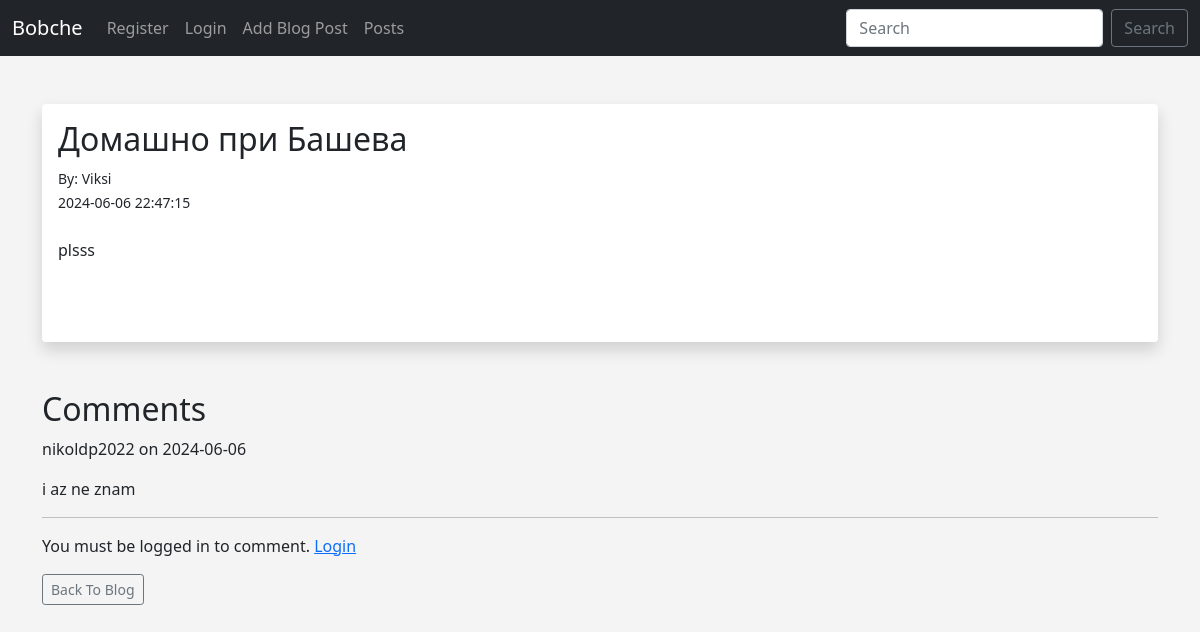
/posts/1, run on the app's committed database.
### app.py (models this page shows, shortened)
class Posts(db.Model):
    id = db.Column(db.Integer, primary_key=True)
    title = db.Column(db.String(255))
    content = db.Column(db.Text)
    author = db.Column(db.String(255))
    slug = db.Column(db.String(255))
    date_posted = db.Column(db.DateTime(timezone=True), default=func.now())
    poster_id = db.Column(db.Integer, db.ForeignKey('users.id'))
    comments = db.relationship('Comment', backref='post')

class Users(db.Model, UserMixin):
    id = db.Column(db.Integer, primary_key=True)
    username = db.Column(db.String(20), nullable=False, unique=True)
    name = db.Column(db.String(200), nullable=False)
    email = db.Column(db.String(120), nullable=False, unique=True)
    password_hash = db.Column(db.String(128))
    posts = db.relationship('Posts', backref='poster')
    comments = db.relationship("Comment", backref='poster')
    @property
    def password(self):
        raise AttributeError('password is not a readable attribute')

class Comment(db.Model):
    id = db.Column(db.Integer, primary_key=True)
    content = db.Column(db.String(200), nullable=False)
    author = db.Column(db.String(255))
    date_posted = db.Column(db.DateTime(timezone=True), default=func.now())
    poster_id = db.Column(db.Integer, db.ForeignKey('users.id'))
    post_id = db.Column(db.Integer, db.ForeignKey('posts.id'), nullable=False)

### app.py (the view)
@app.route('/posts/<int:id>', methods=['GET', 'POST'])
def post(id):
    post = Posts.query.get_or_404(id)
    comments = Comment.query.filter_by(post_id=id).order_by(Comment.date_posted.desc()).all()
    form = CommentForm()
    if form.validate_on_submit():
        comment = Comment(content=form.content.data, author=current_user.username, post_id=id, poster_id=current_user.id)
        db.session.add(comment)
        db.session.commit()
        flash('Your comment has been added!', 'success')
        return redirect(url_for('post', id=post.id))
    return render_template('post.html', post=post, comments=comments, form=form)

### webforms.py
class CommentForm(FlaskForm):
	content = CKEditorField('Comment', validators=[DataRequired()])
	submit = SubmitField('Submit')

class SearchForm(FlaskForm):
	searched = StringField("Searched", validators=[DataRequired()])
	submit = SubmitField("Submit")

### app.py (called while the page is built)
@app.context_processor
def base():
	form = SearchForm()
	return dict(form=form)

### templates/post.html (shortened to what this page needs)
{% extends 'base.html' %}
{% block content %}
<br/>
<div class="shadow p-3 mb-5 bg-body rounded">
	<h2>{{ post.title }}</h2>
	<small>By: {{ post.poster.name }}<br/>
	{{ post.date_posted }}</small> <br/><br/>
	{{ post.content|safe }}<br/><br/>
</div>
<h2>Comments</h2>
{% for comment in comments %}
    <p>{{ comment.author }} on {{ comment.date_posted.strftime('%Y-%m-%d') }}</p>
    <p>{{ comment.content }}</p>
    <hr>
{% endfor %}
{% if current_user.is_authenticated %}
    <form method="POST" action="">
        {{ form.hidden_tag() }}
        <div class="form-group">
            {{ form.content.label }}<br>
            {{ form.content(rows=5, class_="form-control") }}<br>
        </div>
        <div class="form-group">
            {{ form.submit(class_="btn btn-primary") }}
        </div>
    </form>
{% else %}
    <p>You must be logged in to comment. <a href="{{ url_for('login') }}">Login</a></p>
{% endif %}
<a href="{{ url_for('posts')}}" class="btn btn-outline-secondary btn-sm">Back To Blog</a>
{% endblock %}

### static/style.css (style rules this page uses)
body { background: #f4f4f4; }

### data on the page
Posts: title "Домашно при Башева", date_posted "2024-06-06 22:47:15", content "plsss"
Users: poster.name "Viksi"
Comment: author "nikoldp2022", date_posted "2024-06-06", content "i az ne znam"
